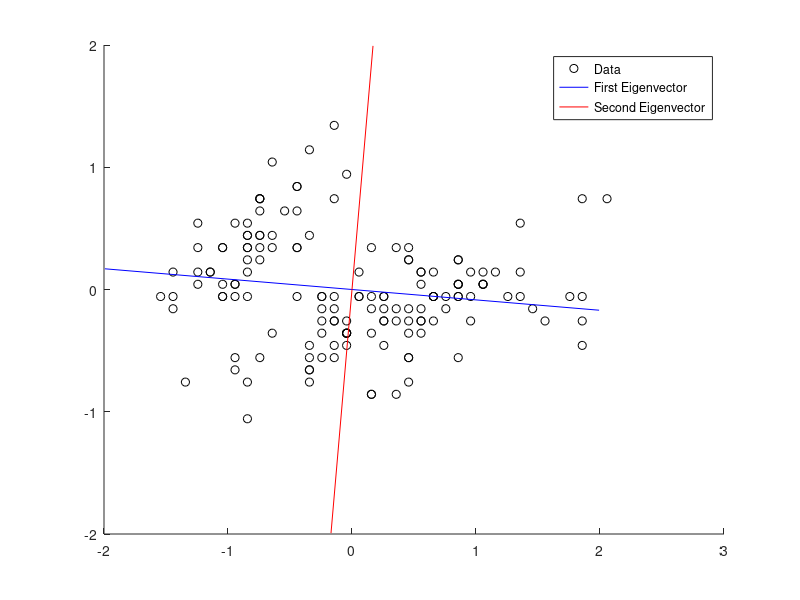

The MATLAB script that drew this image:
load fisheriris;

data = meas(:, 1:2);
res = pca(data);

m = mean(data);
[evec, eval] = eig(cov(data - m));
[y, i] = sort(diag(eval), 'descend');
% Sort the eigenvectors columns by the eigenvalue indexes
evec = evec(:, i);
first_evec = evec(:, 1);
second_evec = evec(:, 2);

hold on;
scatter(data(:, 1) - m(1), data(:, 2) - m(2), 'k');

% Plot eigenvectors
plot([-2*first_evec(1) 0 2*first_evec(1)], [-2*first_evec(2) 0 2*first_evec(2)], 'b');
plot([-2*second_evec(1) 0 2*second_evec(1)], [-2*second_evec(2) 0 2*second_evec(2)], 'r');

legend('Data', 'First Eigenvector', 'Second Eigenvector');
hold off;
